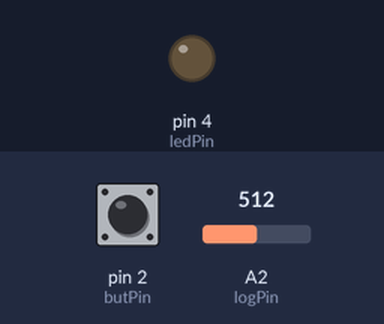
Bench run of a sketch on a simulated Arduino Uno, built with avr-gcc and run on an emulated ATmega328P. Shown: output pins drawn as LEDs (lit = HIGH). The test bench sets the inputs (shaded band); at power-on: pin 2 (butPin) LOW, A2 (logPin) = 512. What the sketch prints to the serial monitor is not drawn.

Above: at 1.2 s.
1.3 s: pin 2 (butPin) pulled HIGH for 0.15 s
At 1.37 s:
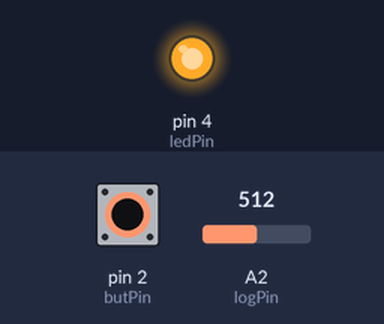
2.9 s: pin 2 (butPin) pulled HIGH for 3.2 s
At 6.8 s:
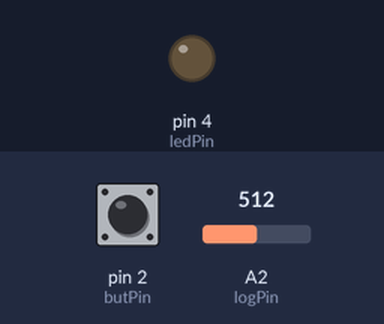
Timing chart, 0 to 8.3 s (numbered marks = the images above; inputs shaded):
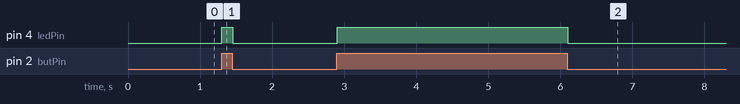

The sketch:

analog_sketch.ino
```cpp
# define butPin 2
# define ledPin 4
# define logPin A2

void setup() {
  pinMode(butPin, INPUT);
  pinMode(ledPin, OUTPUT);
  pinMode(logPin, INPUT);
  Serial.begin(9600);
}

void loop() {
  int buttonVal = digitalRead(butPin);
  int analogVal = analogRead(logPin);
  if(buttonVal == 1){
    digitalWrite(ledPin, 1);
  } else {
    digitalWrite(ledPin, 0);
  }
  Serial.println(analogVal);
//  delay(100);
}
```

Measured:
- after the input at 1.3 s, pin 4 (ledPin): LOW → HIGH at once, → LOW 0.15 s later
- after the input at 2.9 s, pin 4 (ledPin): LOW → HIGH at once, → LOW 3.2 s later
